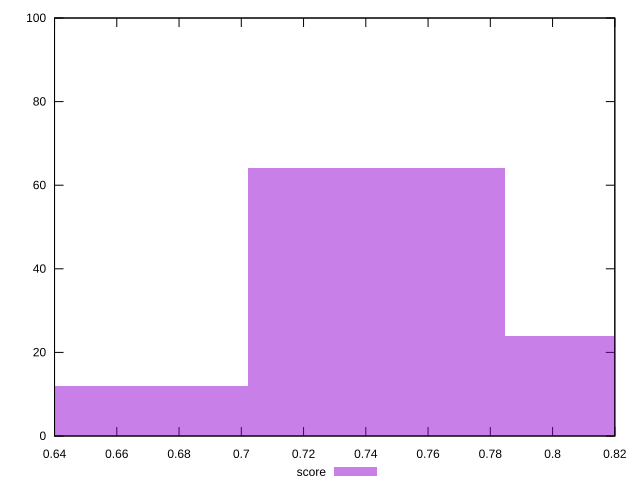

Write gnuplot code to recreate this figure.
reset

$score <<EOF
0.7434867687058061 64
0.6608771277384943 12
0.8260964096731178 24
EOF

set key outside below
set boxwidth 0.08260964096731178
set xrange [0.64:0.82]
set yrange [0:100]
set trange [0:100]
set style fill transparent solid 0.5 noborder
set terminal svg size 640, 490 enhanced background rgb 'white'
set output "report_00021_2021-02-20T09:16:39.615Z/largest-contentful-paint/samples/pages+cached+noadtech+nomedia+nocss/score/histogram.svg"

plot $score title "score" with boxes

reset
